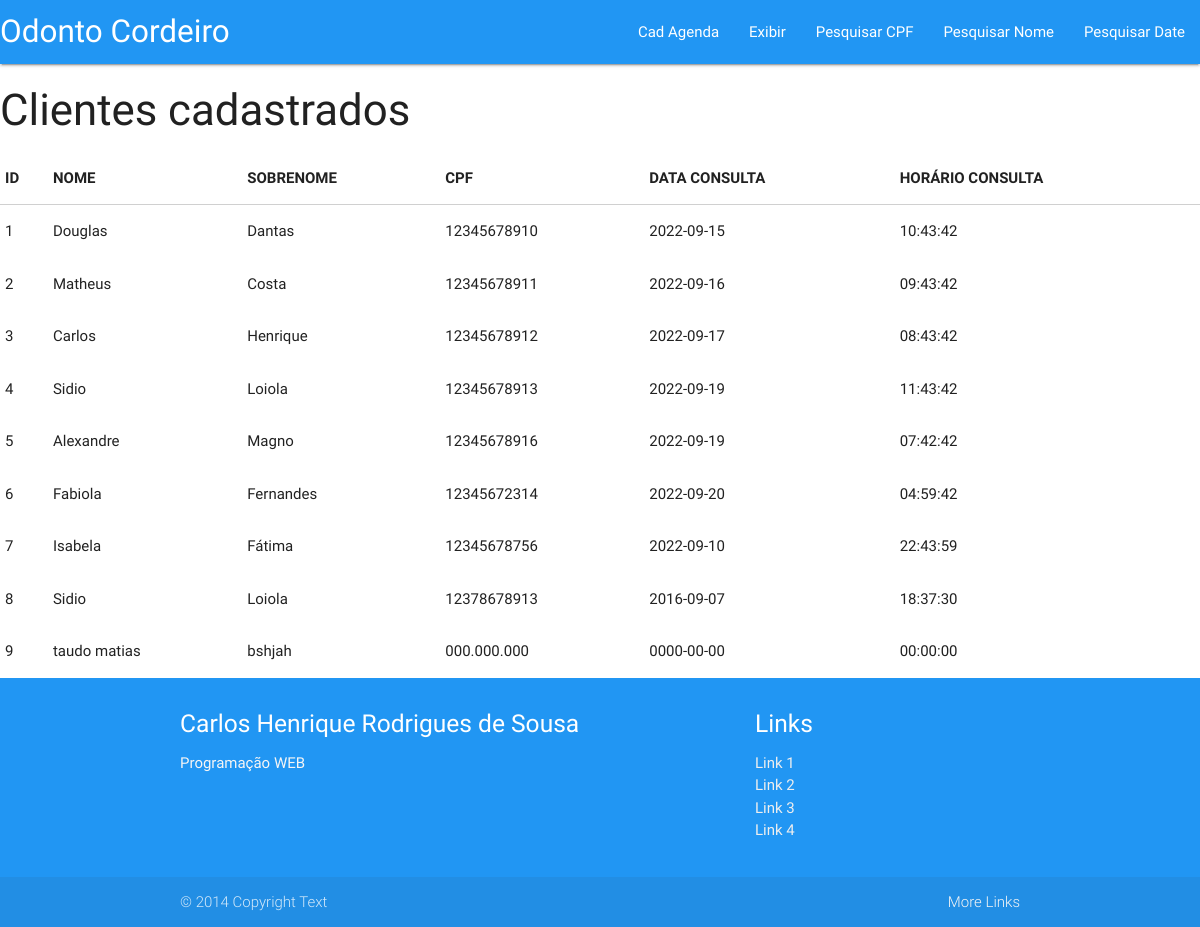
The app's page /exibir.php with its own data.
### tables this page shows
CREATE TABLE `paciente` (
  `id` int(11) NOT NULL,
  `nome` varchar(50) NOT NULL,
  `sobrenome` varchar(50) NOT NULL,
  `cpf` char(11) NOT NULL,
  `data_consulta` date DEFAULT NULL,
  `horario_consulta` time DEFAULT NULL
);

### exibir.php (the view, shortened to what this page needs)
<!DOCTYPE html>
  <html>
    <head>
      <link type="text/css" rel="stylesheet" href="css/materialize.min.css"  media="screen,projection"/>
    </head>
    <body>
        <?php include './menu.php'; ?>
        <h3>Clientes cadastrados</h3>
      <table>
        <thead>
          <tr>
              <th>ID</th>
              <th>NOME</th>
              <th>SOBRENOME</th>
              <th>CPF</th>
              <th>DATA CONSULTA</th>
              <th>HORÁRIO CONSULTA</th>
          </tr>
        </thead>
<?php
 include './conexao.php';
 $sql = "SELECT * FROM paciente";
 $resultado = mysqli_query($con, $sql);
while($dados = mysqli_fetch_array($resultado)){
?>
        <tbody>
          <tr>
            <td><?php echo $dados['id'] ?></td>
            <td><?php echo $dados['nome'] ?></td>
            <td><?php echo $dados['sobrenome'] ?></td>
            <td><?php echo $dados['cpf'] ?></td>
            <td><?php echo $dados['data_consulta'] ?></td>
            <td><?php echo $dados['horario_consulta'] ?></td>
            </tr>
          <?php } ?>
        </tbody>
      </table>
      <?php include './footer.php' ;  ?>
    </body>
  </html>

### menu.php
<nav>
  <div class="nav-wrapper blue">
      <a href="index.php" class="brand-logo">Odonto Cordeiro</a>
    <ul class="right">
      <li><a href="agenda.php">Cad Agenda</a></li>
      <li><a href="exibir.php">Exibir</a></li>
      <li><a href="pesquisar.php">Pesquisar CPF</a></li>
      <li><a href="pesquisar_nome.php">Pesquisar Nome</a></li>
      <li><a href="pesquisar_date.php">Pesquisar Date</a></li>
    </ul>
  </div>
</nav>

### footer.php
<footer class="blue page-footer">
      <div class="container">
        <div class="row">
          <div class="col l6 s12">
            <h5 class="white-text">Carlos Henrique Rodrigues de Sousa</h5>
            <p class="grey-text text-lighten-4">Programação WEB</p>
          </div>
          <div class="col l4 offset-l2 s12">
            <h5 class="white-text">Links</h5>
            <ul>
              <li><a class="grey-text text-lighten-3" href="#!">Link 1</a></li>
              <li><a class="grey-text text-lighten-3" href="#!">Link 2</a></li>
              <li><a class="grey-text text-lighten-3" href="#!">Link 3</a></li>
              <li><a class="grey-text text-lighten-3" href="#!">Link 4</a></li>
            </ul>
          </div>
        </div>
      </div>
      <div class="footer-copyright">
        <div class="container">
        © 2014 Copyright Text
        <a class="grey-text text-lighten-4 right" href="#!">More Links</a>
        </div>
      </div>
    </footer>

### records on screen
paciente: id "1", nome "Douglas", sobrenome "Dantas", cpf "12345678910", data_consulta "2022-09-15", horario_consulta "10:43:42"
paciente: id "2", nome "Matheus", sobrenome "Costa", cpf "12345678911", data_consulta "2022-09-16", horario_consulta "09:43:42"
paciente: id "3", nome "Carlos", sobrenome "Henrique", cpf "12345678912", data_consulta "2022-09-17", horario_consulta "08:43:42"
paciente: id "4", nome "Sidio", sobrenome "Loiola", cpf "12345678913", data_consulta "2022-09-19", horario_consulta "11:43:42"
paciente: id "5", nome "Alexandre", sobrenome "Magno", cpf "12345678916", data_consulta "2022-09-19", horario_consulta "07:42:42"
paciente: id "6", nome "Fabiola", sobrenome "Fernandes", cpf "12345672314", data_consulta "2022-09-20", horario_consulta "04:59:42"
paciente: id "7", nome "Isabela", sobrenome "Fátima", cpf "12345678756", data_consulta "2022-09-10", horario_consulta "22:43:59"
paciente: id "8", nome "Sidio", sobrenome "Loiola", cpf "12378678913", data_consulta "2016-09-07", horario_consulta "18:37:30"
paciente: id "9", nome "taudo matias", sobrenome "bshjah", cpf "000.000.000", data_consulta "0000-00-00", horario_consulta "00:00:00"
